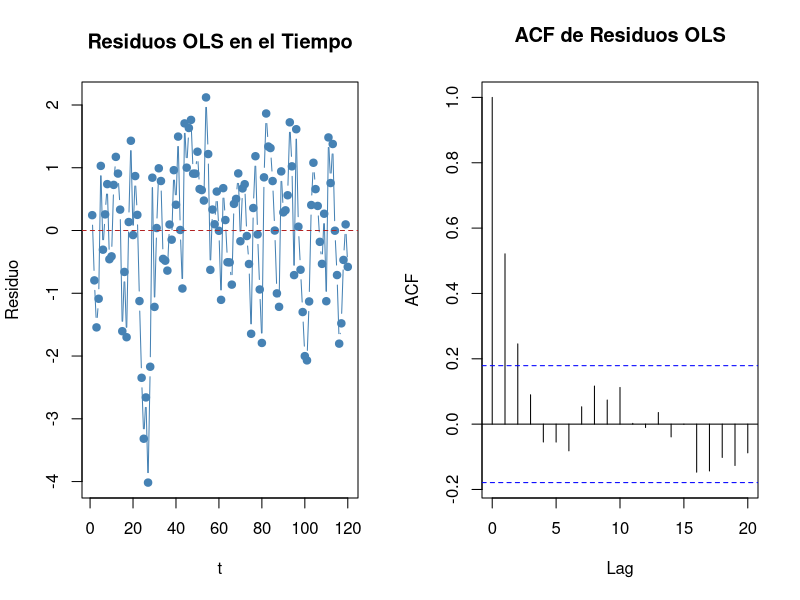

R code for this plot:
# ==============================================================================
# AUTOCORRELACIÓN TEMPORAL: 

library(lmtest)    # Diagnóstico (dwtest, bgtest) e inferencia (coeftest)
library(sandwich)  # Matriz de covarianza robusta HAC (NeweyWest)
library(nlme)      # Mínimos Cuadrados Generalizados (gls, corAR1)

# ------------------------------------------------------------------------------
# 1. GENERACIÓN DEL PROCESO AR(1)
# ------------------------------------------------------------------------------
set.seed(123)
n <- 120
t <- 1:n

x <- rnorm(n, mean = 5, sd = 1.5)

# Proceso autorregresivo: e_t = 0.75 * e_{t-1} + u_t
e <- numeric(n)
u <- rnorm(n, mean = 0, sd = 1)
for (i in 2:n) {
  e[i] <- 0.75 * e[i - 1] + u[i]
}

# Modelo poblacional verdadero: beta_0 = 2.0, beta_1 = 0.2
y <- 2.0 + 0.2 * x + e
datos <- data.frame(t = t, y = y, x = x)

# ------------------------------------------------------------------------------
# 2. MODELO OLS INGENUO Y DIAGNÓSTICO DE RESIDUOS
# ------------------------------------------------------------------------------
mod_ols <- lm(y ~ x, data = datos)
summary(mod_ols)

# Inspección visual de residuos
par(mfrow = c(1, 2))
plot(datos$t, residuals(mod_ols), type = "b", pch = 19, col = "steelblue",
     main = "Residuos OLS en el Tiempo", ylab = "Residuo", xlab = "t")
abline(h = 0, lty = 2, col = "firebrick")

acf(residuals(mod_ols), main = "ACF de Residuos OLS")
par(mfrow = c(1, 1))

# Pruebas formales de autocorrelación serial
dwtest(mod_ols)           # Durbin-Watson (AR(1))
bgtest(mod_ols, order = 1) # Breusch-Godfrey
